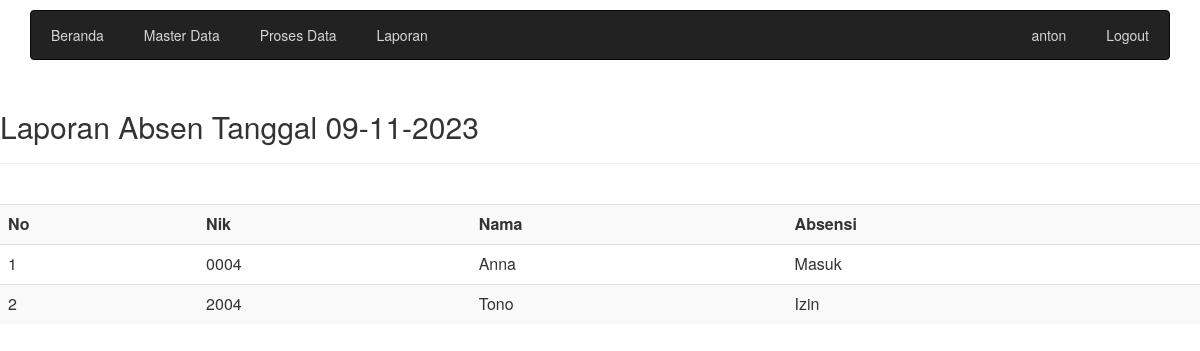
/laporan_absen_harian.php?tanggal=2023-11-09 (signed in), run on the app's committed database.
### tables this page shows
CREATE TABLE `absen_harian` (
  `id_absen_harian` int(11) NOT NULL,
  `tgl_absensi` date NOT NULL,
  `nik` varchar(10) NOT NULL,
  `absensi` varchar(16) NOT NULL,
  `keterangan` text NOT NULL
);

CREATE TABLE `karyawan` (
  `nik` varchar(10) NOT NULL,
  `nama` varchar(64) NOT NULL,
  `tempat_lahir` varchar(32) NOT NULL,
  `tanggal_lahir` date NOT NULL,
  `alamat` text NOT NULL,
  `no_telepon` char(12) NOT NULL,
  `jabatan` varchar(15) NOT NULL,
  `status` varchar(15) NOT NULL
);

### library.php (called while the page is built, shortened)
<?php
function IndonesiaTgl ($tanggal){
    $tgl=substr ($tanggal,8,2);
    $bln=substr ($tanggal,5,2);
    $thn=substr ($tanggal,0,4);
    $tanggal="$tgl-$bln-$thn";
    return $tanggal;
}
?>

### laporan_absen_harian.php (the view)
<?php include "head-admin.php";
$tgl = $_GET['tanggal'];
$masukSql = "SELECT absen_harian.*, karyawan.nama FROM absen_harian LEFT JOIN karyawan ON karyawan.nik=absen_harian.nik WHERE tgl_absensi='$tgl' ORDER BY absen_harian.nik ASC";
?>
<body onload="window.print()">
<h2>Laporan Absen Tanggal <?php echo indonesiaTgl ($tgl); ?></h2>
<hr />
<br />
<div class="table-responsive">
    <table class="table table-striped table-hover">
        <tr>
            <th>No</th>
            <th>Nik</th>
            <th>Nama</th>
            <th>Absensi</th>
        </tr>
        <?php
        $sql = mysqli_query($koneksi, $masukSql);
        $no = 1;
        while ($row = mysqli_fetch_assoc($sql)) {
            ?>
            <tr>
                <td><?php echo $no++ ?></td>
                <td><?php echo $row['nik']; ?></td>
                <td> <?php echo $row['nama']; ?> </td>
                <td> <?php echo $row['absensi']; ?> </td>
            </tr>
            <?php
            }
            ?>
            </table>
        </div>
<?php include "foot.php"; ?>

### data on the page
absen_harian: nik "0004", nik.nama "Anna", absensi "Masuk"
absen_harian: nik "2004", nik.nama "Tono", absensi "Izin"

### other printed values
$_SESSION['username'] "anton"
indonesiaTgl ($tgl) "09-11-2023"
